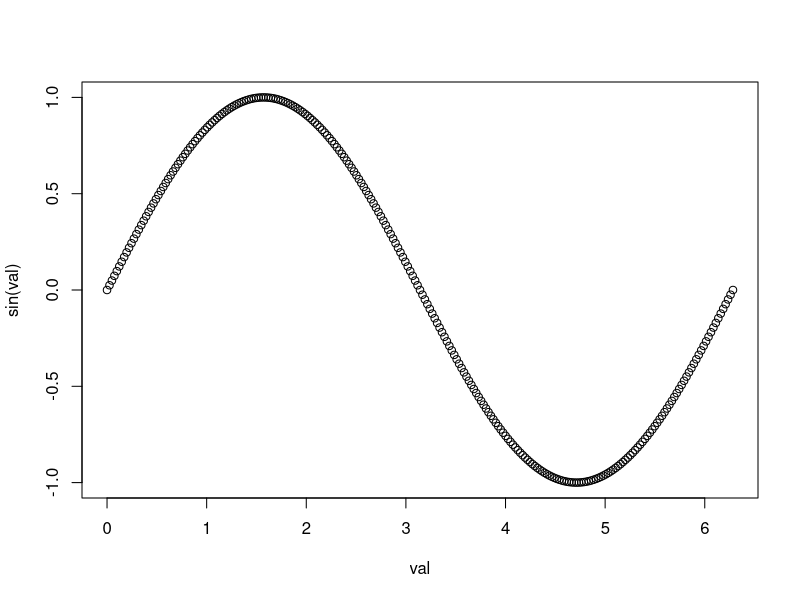
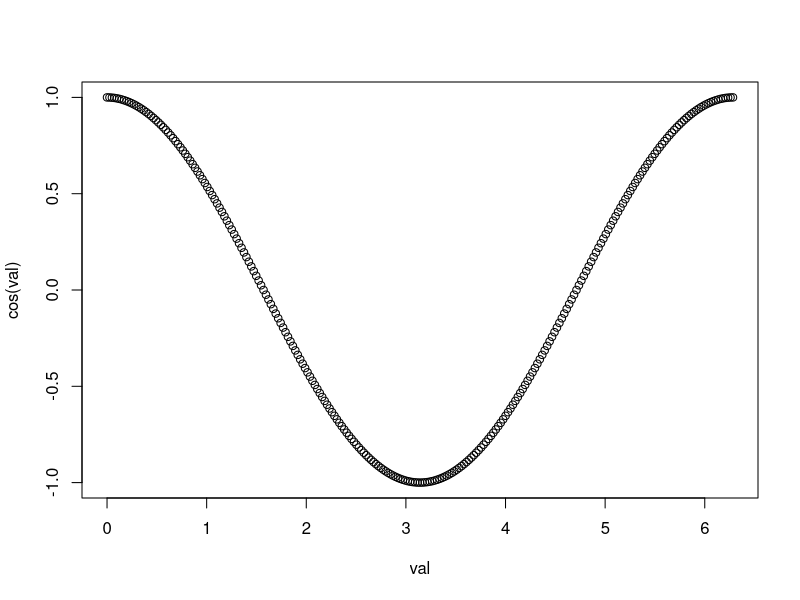
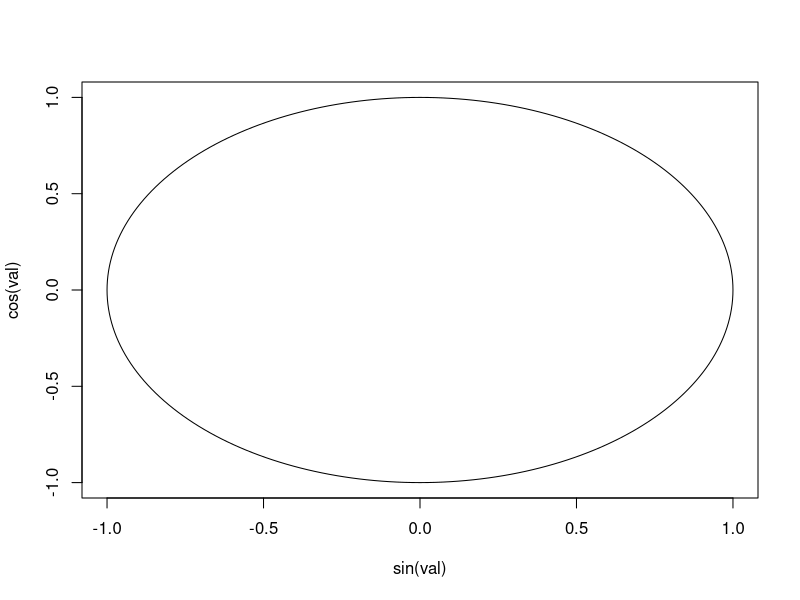
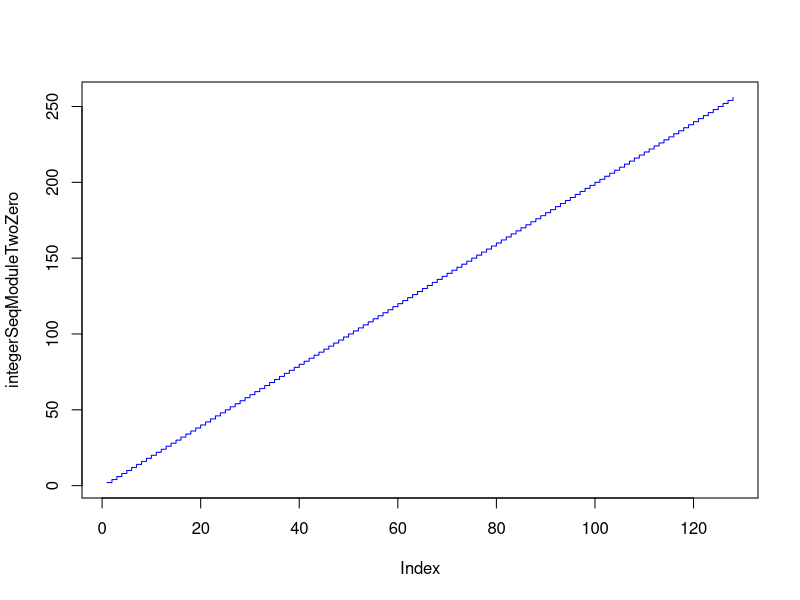
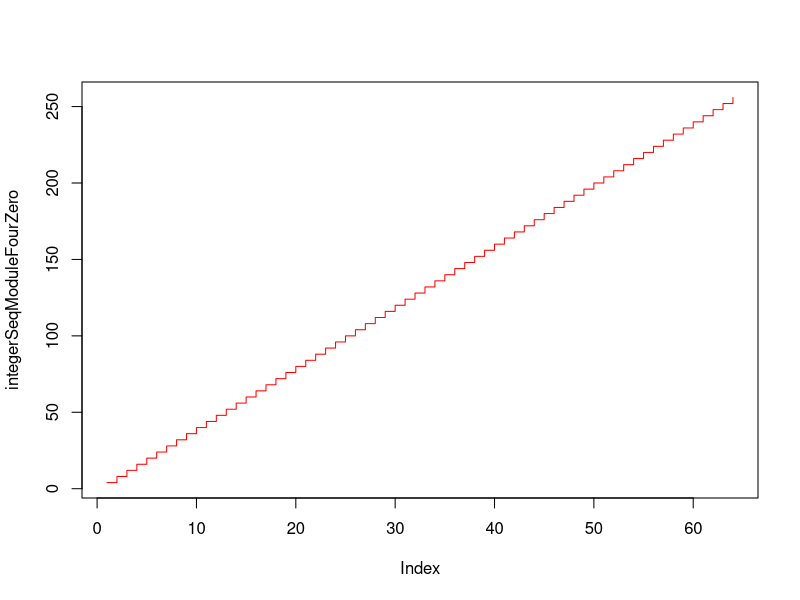
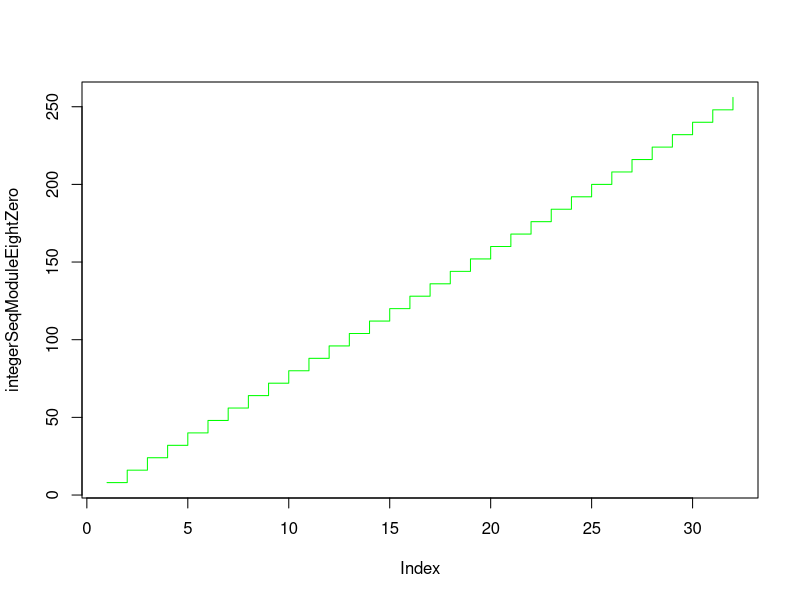
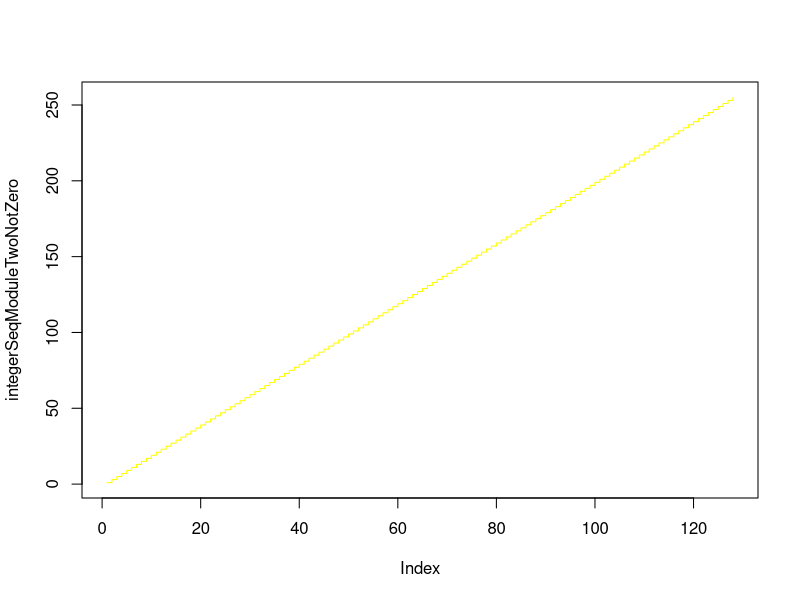
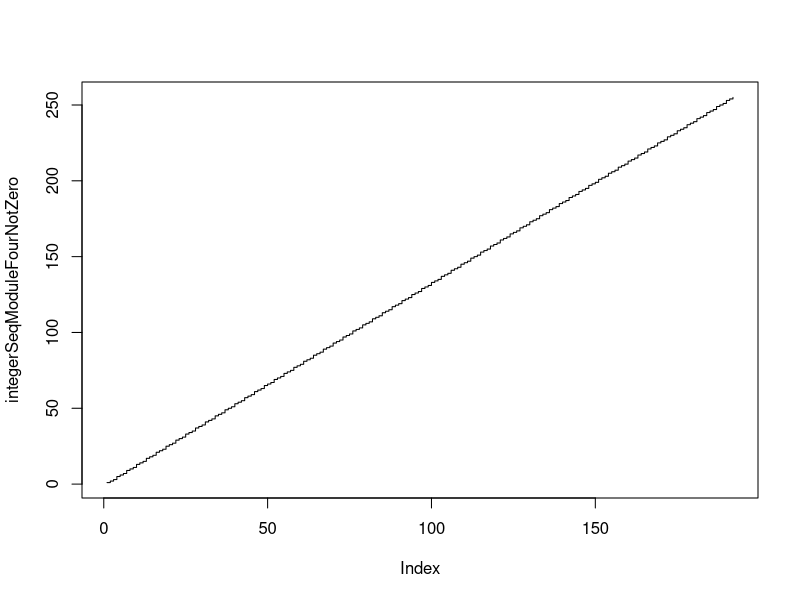

The R script that drew these images, in order:
## ---- chunk 1
knitr::opts_chunk$set(echo = TRUE)
## ---- chunk 2

# Write your code and your comments here.
loanAmount <- 375000
interestRate <- c(4, 4.5, 5, 5.5, 6, 6.5, 7)
paidAmount <- 50000
remainingPrincipal <- loanAmount * (1 + interestRate/100) - paidAmount
remainingPrincipal
# Any plot you generate will be shown in the document.

## ---- chunk 3

# Write your code and your comments here (delete these comments).
loanAmount = c(50000, 1050000)
interestRate = 2
annualInterest = loanAmount*interestRate/100
annualInterest
principalPaid = 25000 - annualInterest
principalPaid

# Any plot you generate will be shown in the document.

## ---- chunk 4

# Write your code and your comments here.
val = seq(0, 2*pi, 2*pi/256)
val
plot(val, sin(val))
plot(val, cos(val))
plot(sin(val), cos(val), type="l")
# Any plot you generate will be shown in the document.

## ---- chunk 5

# Write your code and your comments here.
integerSeq = seq(1, 256, 1)

moduloByTwo = integerSeq%%2
integerSeqModuleTwoZero = integerSeq[moduloByTwo == 0]
integerSeqModuleTwoNotZero = integerSeq[moduloByTwo != 0]

moduloByFour = integerSeq%%4
integerSeqModuleFourZero = integerSeq[moduloByFour == 0]
integerSeqModuleFourNotZero = integerSeq[moduloByFour != 0]

moduloByEight = integerSeq%%8
integerSeqModuleEightZero = integerSeq[moduloByEight == 0]
integerSeqModuleEightNotZero = integerSeq[moduloByEight != 0]

plot(integerSeqModuleTwoZero, type='s', col="blue")
plot(integerSeqModuleFourZero, type='s', col="red")
plot(integerSeqModuleEightZero, type='s', col="green")
plot(integerSeqModuleTwoNotZero, type='s', col="yellow")
plot(integerSeqModuleFourNotZero, type='s', col="black")
plot(integerSeqModuleEightNotZero, type='s', col="cyan")
# Any plot you generate will be shown in the document.

## ---- chunk 6

# Write your code and your comments here.
ramp = seq(0, 1, 0.005)
pseduoRamp = rnorm(201, 0, 1)
noisyRamp = ramp + pseduoRamp
plot(ramp, noisyRamp, type = "l")


# Any plot you generate will be shown in the document.

## ---- chunk 7

# Write your code and your comments here.

ramp = seq(0, 1, 1/256)
pseduoRamp = rnorm(257, 0, 1)
noisyRamp = ramp + pseduoRamp

val = seq(0, 8*pi, 8*pi/256)
result = noisyRamp + val
plot(sin(result), type="l")

# Any plot you generate will be shown in the document.

## ---- chunk 8

# Write your code and your comments here.

ramp = seq(0, 1, 1/256)
pseduoRamp = rnorm(257, 0, 1)
noisyRamp = ramp + pseduoRamp

val = seq(0, 8*pi, 8*pi/256)
noisyCyclicRamp = noisyRamp + val
noisyCyclicRamp
plot(noisyCyclicRamp)

# Any plot you generate will be shown in the document.

## ---- chunk 9

# Write your code and your comments here.

# Any plot you generate will be shown in the document.

